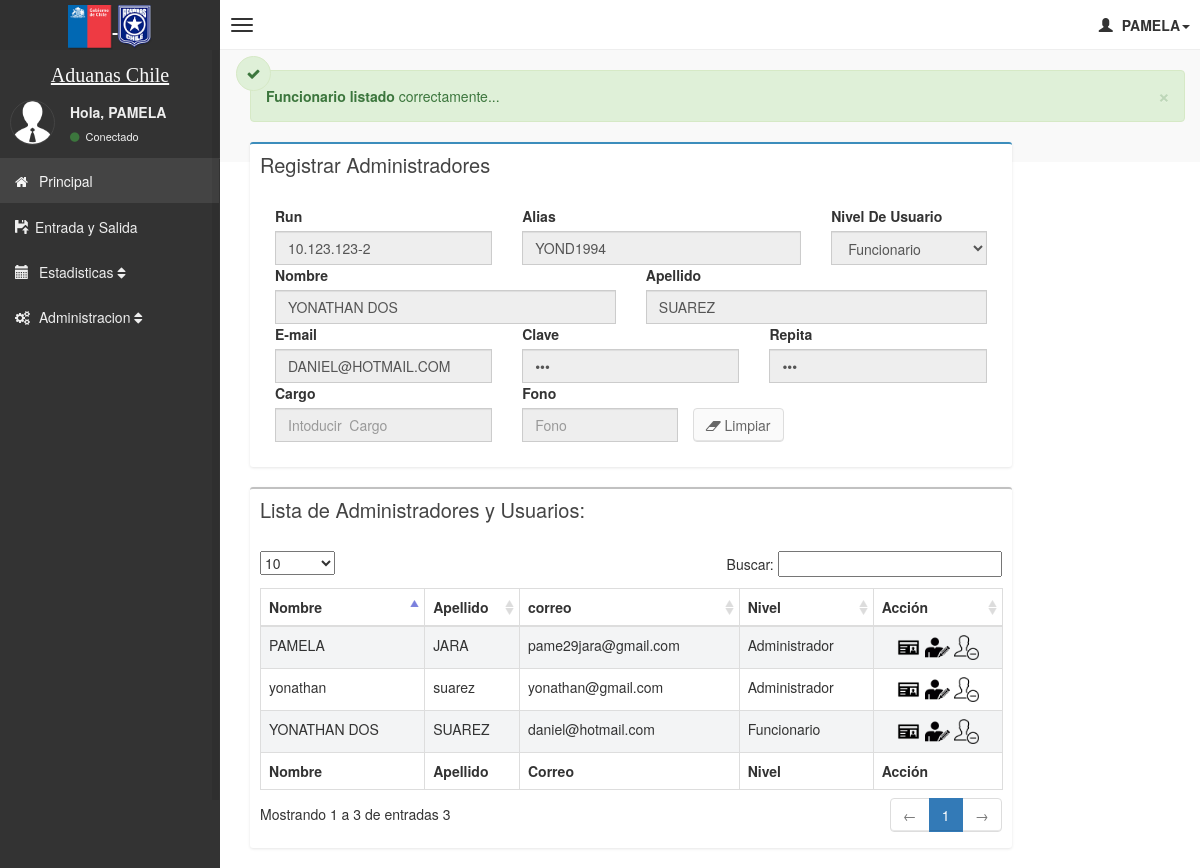
Screenshot of /index.php?mod=registroadmin&action=ver&codigo=10123123 (signed in) with the database file from the repository.
### tables this page shows
CREATE TABLE `funcionario` (
  `rut` int(11) NOT NULL,
  `alias` varchar(50) NOT NULL,
  `correo` varchar(50) NOT NULL,
  `pass` varchar(100) NOT NULL,
  `nombre` varchar(30) NOT NULL,
  `apellido` varchar(30) NOT NULL,
  `nive_usua` tinyint(1) NOT NULL COMMENT '1->admin \n2->otro',
  `fono` int(11) DEFAULT NULL,
  `cargo` varchar(45) DEFAULT NULL,
  PRIMARY KEY (`rut`),
  UNIQUE KEY `correo_UNIQUE` (`correo`)
);

### inc/config.php (called while the page is built)
<?php
$config = array(
	"titulo"=>"Aduana",
	"subtitulo"=>"Inicio",
	"url"=>"http://{$_SERVER['HTTP_HOST']}/aduana/",
	"charset"=>"utf-8",
	"friendlyurls"=>false,
	"emailadmin"=>"",
	"emailenvios"=>"",
	"nombreenvios"=>"aduana",
	"servidor"=>"localhost",
	"basedatos"=>"aduana",
	"usuario"=>"root",
	"pass"=>"1212",
	"googleanalytics"=>false,
	"googlesiteverification"=>false,
	"mssiteverification"=>false
	); ?>

### inc/functionBD.php (called while the page is built, shortened)
<?php
class GestarBD{
	private $conect;
	private $base_datos;
	private $servidor;
	private $usuario;
	private $pass;
	function __construct()
	{
		include 'config.php';
		$this->servidor = $config['servidor'];
		$this->usuario = $config['usuario'];
		$this->pass = $config['pass'];
		$this->base_datos = $config['basedatos'];
	}
	private function conectar_base_datos() {
		if (! $this->conect = mysqli_connect($this->servidor,$this->usuario,$this->pass, $this->base_datos)) {
				echo "Error al conectar";
				exit();
			}
				mysqli_set_charset( $this->conect , 'utf8');
				return false;
	}
	public function consulta($consulta)
	{
		$this->consulta = mysqli_query($this->conect, $consulta);
	}
	public function mostrar_registros()
	{
		if ($row = mysqli_fetch_array($this->consulta)) {
			return $row;
		} else {
			return false;
		}
	}
	public function numeroFilas()
	{
		if ($fila = mysqli_num_rows($this->consulta)) {
			$num_rows = $fila;
			return $num_rows;
		}else{
			return false;
		}
	}
}

### index.php (called while the page is built, shortened)
<?php
$bd = new GestarBD;
include 'inc/head.php';
include 'inc/header.php';
include 'inc/left_sidebar.php';
include 'inc/right_side.php';
include 'inc/opciones.php';
include 'inc/finhtml.php';

### pages/registroadmin.php (the view, shortened to what this page needs)
<?php
require ('validarnum.php');
$rut="";
$alias="";
$usua="";
$nombre="";
$apellido="";
$correo="";
$cargo="";
$fono="";
$clave="";
$repite="";
$readonly="";
function digitoVerificador($_rol) {
    $factor = 2;
    $suma = 0;
    for($i = strlen($_rol) - 1; $i >= 0; $i--) {
        $suma += $factor * $_rol[$i];
        $factor = $factor % 7 == 0 ? 2 : $factor + 1;
    }
    $dv = 11 - $suma % 11;
    $dv = $dv == 11 ? 0 : ($dv == 10 ? "K" : $dv);
    return number_format($_rol,0,",","."). "-" . $dv;
}
if( isset($_GET["mod"])){
    $codigo =$_GET["codigo"];
    $sql="select * from funcionario where rut='$codigo'";
        $cs=$bd->consulta($sql);
        if($bd->numeroFilas($cs)==0 && isset($_GET["action"])){
            echo '<div class="alert alert-danger alert-dismissable">
                    <i class="fa fa-check"></i>
                    <button type="button" class="close" data-dismiss="alert" aria-hidden="true">&times;</button>
                    <b>Bien!</b>No existe el Funcioanario consulado...
                    </div>';
            }else{
                    while ($fila=$bd->mostrar_registros()) {
                            $rut=  $fila["rut"];
                            $alias=strtoupper($fila["alias"]);
                            $usua= strtoupper($fila["nive_usua"]);
                            $nombre= strtoupper($fila["nombre"]);
                            $apellido=strtoupper($fila["apellido"]);
                            $correo=strtoupper($fila["correo"]);
                            $cargo=strtoupper($fila["cargo"]);
                            $fono=$fila["fono"];
                            $clave=$fila["pass"];
                            $repite=$fila["pass"];
                    }
                if($_GET["action"]== "ver"){
                                echo '<div class="alert alert-success alert-dismissable">
                                            <i class="fa fa-check"></i>
                                            <button type="button" class="close" data-dismiss="alert" aria-hidden="true">&times;</button>
                                            <b>Funcionario listado</b> correctamente...
                                        </div>';
                        $readonly="disabled";
                } else if($_GET["action"] == "eliminar"){
                                 echo '<div class="alert alert-success alert-dismissable">
                                            <i class="fa fa-check"></i>
                                            <button type="button" class="close" data-dismiss="alert" aria-hidden="true">&times;</button>
                                            <b>Funcionario listado</b> ...
                                        </div>';
                        $readonly="readonly";
                }else if($_GET["action"] == "editar"){
                                 echo '<div class="alert alert-success alert-dismissable">
                                            <i class="fa fa-check"></i>
                                            <button type="button" class="close" data-dismiss="alert" aria-hidden="true">&times;</button>
                                            <b>Funcionario listado</b> modifique información ...
                                        </div>';
                        $readonly="";
                }
            }
}
?>
<div class="col-md-10">
    <div class="box box-primary">
        <div class="box-header">
            <h3 class="box-title">Registrar Administradores</h3>
        </div>
        <form role="form"  name="fe" action="?mod=registroadmin" method="post">
            <div class="box-body">
                <div class="form-group">
                    <div class="col-md-4">
                        <label for="run">Run</label>
                        <?php
                             if($rut==""){
                                 $rut="";
                                 }
                                 else {
                            $rut =  digitoVerificador($rut);
                        }
                        ?>
                        <input required  <?php echo $readonly;?> type="text"  type="tex" name="run" class="form-control" value="<?php echo $rut; ?>" id="run" placeholder="Intoducir el R.U.N">
                    </div>
                    <div class="col-md-5">
                        <label for="alias">Alias</label>
                        <input required <?php echo $readonly;?> onkeypress="return caracteres(event)" onblur="this.value=this.value.toUpperCase();" type="text" name="alias" id="alias" class="form-control" value="<?php echo $alias ?>"  placeholder="Intoducir el Alias">
                    </div>
                    <div class="col-md-3">
                        <label for="nivel">Nivel De Usuario</label>
                        <?php
                        $selectFuncionario="";
                        if( $usua == "2" ){
                            $selectFuncionario="selected";
                        }
                        ?>
                        <select required class="form-control" name='nivel' id='nivel' <?php echo $readonly;?>>
                            <option value="2" <?php echo $selectFuncionario; ?>>Funcionario</option>
                        </select>
                    </div>
                    <div class="col-md-6">
                        <label for="nombre">Nombre</label>
                        <input required <?php echo $readonly;?> onkeypress="return caracteres(event)" onblur="this.value=this.value.toUpperCase();" type="text" name="nombre" id="nombre" class="form-control" value="<?php echo $nombre ?>"  placeholder="Intoducir el Nombre">
                    </div>
                    <div class="col-md-6">
                        <label for="apellido">Apellido</label>
                        <input required <?php echo $readonly;?> onkeypress="return caracteres(event)" onblur="this.value=this.value.toUpperCase();" type="tex" name="apellido" id="apellido" class="form-control" value="<?php echo $apellido ?>" placeholder="Introducir Apellido">
                    </div>
                    <div class="col-md-4">
                        <label for="correo">E-mail</label>
                        <input  required <?php echo $readonly;?> type="email" name="correo" id="correo" class="form-control" value="<?php echo $correo ?>"  placeholder="Correo">
                    </div>
                    <div class="col-md-4">
                        <label for="clave">Clave</label>
                        <input   required <?php echo $readonly;?> type="password" name="clave" class="form-control" value="<?php echo $clave ?>" id="clave" placeholder="Contraseña">
                    </div>
                    <div class="col-md-4">
                        <label for="repite">Repita</label>
                        <input   required <?php echo $readonly;?> type="password" name="repite" id="repite" class="form-control" value="<?php echo $repite ?>" placeholder="Contraseña">
                    </div>
                    <div class="col-md-4">
                        <label for="cargo">Cargo</label>
                        <input required <?php echo $readonly;?> onkeypress="return caracteres(event)" onblur="this.value=this.value.toUpperCase();" type="text" name="cargo" id="cargo" class="form-control" value="<?php echo $cargo ?>"  placeholder="Intoducir  Cargo">
                    </div>
                    <div class="col-md-3">
                        <label for="fono">Fono</label>
                        <input required <?php echo $readonly;?> type="phone" name="fono" id="fono" class="form-control" value="<?php echo $fono ?>" placeholder="Fono">
                    </div>
                    <div>
                        <label for="guardar"> &nbsp;&nbsp; </label><br>
                        <a href="?mod=registroadmin" class="btn btn-default"><i class="fa fa-eraser"></i> Limpiar</a>
                    </div>
                </div>
            </div>
        </form>
    </div>
<div class="row">
    <div class="col-xs-12">
        <div class="box">
            <div class="box-header">
                <h3 class="box-title">Lista de Administradores y Usuarios:</h3>
            </div>
            <div class="box-body table-responsive">
                <table id="example1" class="table table-bordered table-striped">
                    <thead>
                        <tr>
                            <th>Nombre</th>
                            <th>Apellido</th>
                            <th>correo</th>
                            <th>Nivel</th>
                            <th>Acción</th>
                        </tr>
                    </thead>
                    <tbody>
                    <?php
                    if($tipo2==1){
                        $consulta="SELECT  rut, alias, correo, nombre, apellido, case nive_usua when 1 then 'Administrador' else 'Funcionario' end as nive_usua, fono, cargo FROM funcionario ORDER BY rut ASC ";
                        $bd->consulta($consulta);
                        while ($fila=$bd->mostrar_registros()) {
                                echo "<tr>
                                <td>$fila[nombre]</td>
                                <td> $fila[apellido] </td>
                                <td>$fila[correo]</td>
                                <td>$fila[nive_usua]</td>
                                <td>
                                    <center>
                                        <a href=?mod=registroadmin&action=ver&codigo=".$fila["rut"].">
                                            <img src='./img/consul.png' width='25' alt='Edicion' title=' CONSULTAR ".$fila["nombre"]."'>
                                        </a>
                                        <a href=?mod=registroadmin&action=editar&codigo=".$fila["rut"].">
                                            <img src='./img/editar.png' width='25' alt='Edicion' title='EDITAR LOS DATOS DE ".$fila["nombre"]."'>
                                        </a>
                                        <a href=?mod=registroadmin&action=eliminar&codigo=".$fila["rut"].">
                                            <img src='./img/elimina.png'  width='25' alt='Edicion' title='ELIMINAR A   ".$fila["nombre"]."'>
                                        </a>
                                    </center>
                                </td>
                                </tr>";
                                }
                            }
                        ?>
                    </tbody>
                    <tfoot>
                        <tr>
                            <th>Nombre</th>
                            <th>Apellido</th>
                            <th>Correo</th>
                            <th>Nivel</th>
                            <th>Acción</th>
                        </tr>
                    </tfoot>
                </table>
            </div>
        </div>
    </div>

### rows the page displays
funcionario: run "10.123.123-2", alias "YOND1994", nombre "YONATHAN DOS", apellido "SUAREZ", correo "DANIEL@HOTMAIL.COM", correo "daniel@hotmail.com", fila "Funcionario"
funcionario: nombre "PAMELA", apellido "JARA", correo "pame29jara@gmail.com", fila "Administrador"
funcionario: nombre "yonathan", apellido "suarez", correo "yonathan@gmail.com", fila "Administrador"

### other values shown
$_SESSION['dondequeda_nombre'] "PAMELA"
